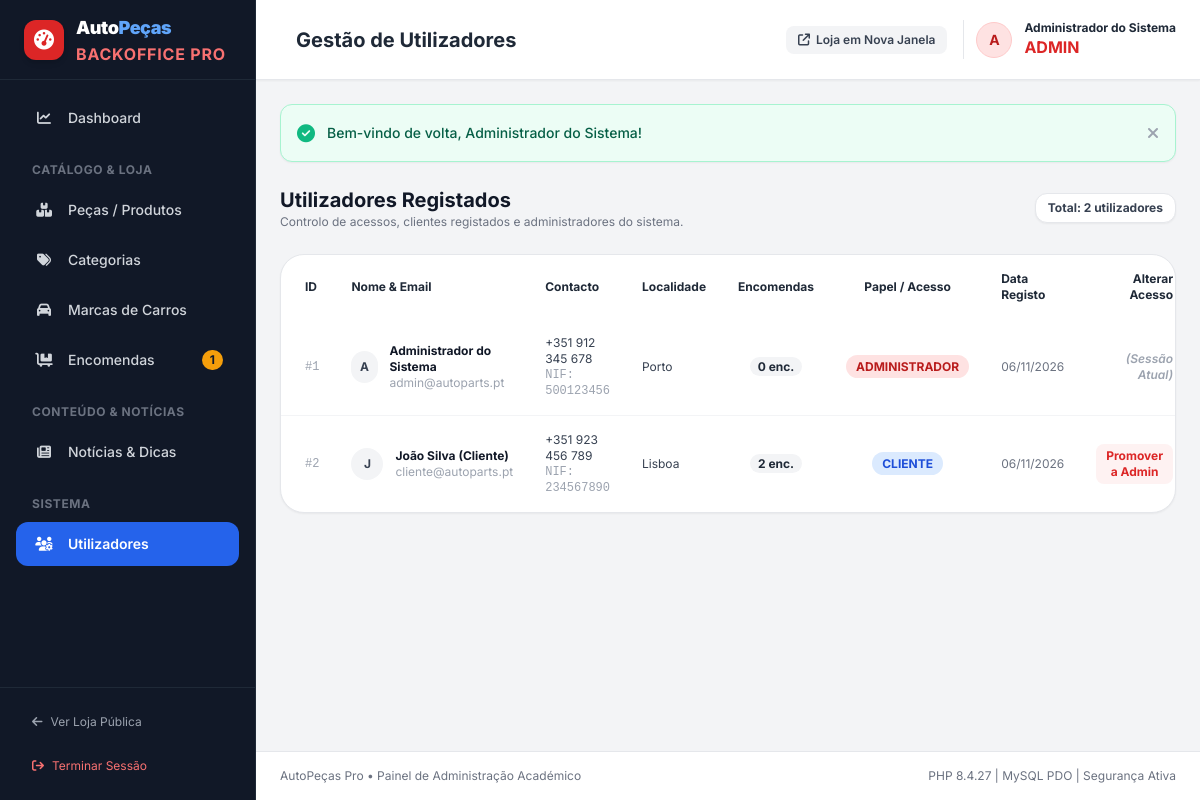
The page /admin/users.php (signed in) on the database its author committed.
### tables this page shows
CREATE TABLE `users` (
  `id` INT AUTO_INCREMENT PRIMARY KEY,
  `name` VARCHAR(100) NOT NULL,
  `email` VARCHAR(150) NOT NULL UNIQUE,
  `password` VARCHAR(255) NOT NULL,
  `role` ENUM('admin', 'customer') NOT NULL DEFAULT 'customer',
  `phone` VARCHAR(30) NULL,
  `nif` VARCHAR(20) NULL,
  `address` VARCHAR(255) NULL,
  `postal_code` VARCHAR(20) NULL,
  `city` VARCHAR(100) NULL,
  `created_at` TIMESTAMP DEFAULT CURRENT_TIMESTAMP,
  `updated_at` TIMESTAMP DEFAULT CURRENT_TIMESTAMP ON UPDATE CURRENT_TIMESTAMP,
  INDEX `idx_users_email` (`email`),
  INDEX `idx_users_role` (`role`)
);

### includes/functions.php (called while the page is built, shortened)
<?php
require_once __DIR__ . '/../config/config.php';
function e(?string $string): string {
    return htmlspecialchars($string ?? '', ENT_QUOTES, 'UTF-8');
}
function format_date(string $datetime, bool $includeTime = false): string {
    $timestamp = strtotime($datetime);
    return date('d/m/Y', $timestamp);
}

### includes/auth.php (called while the page is built, shortened)
<?php
require_once __DIR__ . '/../config/config.php';
function is_logged_in(): bool {
    return !empty($_SESSION['user']) && !empty($_SESSION['user']['id']);
}
function current_user(): ?array {
    return is_logged_in() ? $_SESSION['user'] : null;
}

### config/config.php (called while the page is built, shortened)
<?php
function url(string $path = ''): string {
    $path = ltrim($path, '/');
    return BASE_URL . '/' . $path;
}

### admin/users.php (the view, shortened to what this page needs)
<?php
require_once __DIR__ . '/../includes/admin_header.php';
$stmt = $db->query("
    SELECT u.*, COUNT(o.id) AS orders_count
    FROM users u
    LEFT JOIN orders o ON o.user_id = u.id
    GROUP BY u.id
    ORDER BY u.id ASC
");
$allUsers = $stmt->fetchAll();
?>
<div class="space-y-6">
    <div class="flex flex-col sm:flex-row sm:items-center justify-between gap-4">
        <div>
            <h2 class="text-xl font-bold text-gray-900">Utilizadores Registados</h2>
            <p class="text-xs text-gray-500">Controlo de acessos, clientes registados e administradores do sistema.</p>
        </div>
        <span class="text-xs font-bold bg-white border border-gray-200 px-3 py-1.5 rounded-xl text-gray-700 shadow-sm">
            Total: <?= count($allUsers) ?> utilizadores
        </span>
    </div>
    <div class="bg-white rounded-3xl border border-gray-200 shadow-sm overflow-hidden">
        <div class="overflow-x-auto">
            <table class="w-full text-left text-xs table-admin">
                <thead>
                    <tr>
                        <th class="p-4 pl-6">ID</th>
                        <th class="p-4">Nome & Email</th>
                        <th class="p-4">Contacto</th>
                        <th class="p-4">Localidade</th>
                        <th class="p-4 text-center">Encomendas</th>
                        <th class="p-4 text-center">Papel / Acesso</th>
                        <th class="p-4">Data Registo</th>
                        <th class="p-4 pr-6 text-right">Alterar Acesso</th>
                    </tr>
                </thead>
                <tbody class="divide-y divide-gray-100 text-gray-700">
                    <?php foreach ($allUsers as $u): ?>
                        <tr>
                            <td class="p-4 pl-6 font-mono text-gray-400">#<?= $u['id'] ?></td>
                            <td class="p-4">
                                <div class="flex items-center space-x-3">
                                    <div class="w-8 h-8 rounded-full bg-gray-100 text-gray-700 font-bold flex items-center justify-center text-xs">
                                        <?= strtoupper(substr($u['name'], 0, 1)) ?>
                                    </div>
                                    <div>
                                        <span class="font-bold text-gray-900 block"><?= e($u['name']) ?></span>
                                        <span class="text-gray-400 text-[11px]"><?= e($u['email']) ?></span>
                                    </div>
                                </div>
                            </td>
                            <td class="p-4">
                                <?= e($u['phone'] ?: 'N/A') ?>
                                <?php if (!empty($u['nif'])): ?>
                                    <span class="text-[10px] text-gray-400 font-mono block">NIF: <?= e($u['nif']) ?></span>
                                <?php endif; ?>
                            </td>
                            <td class="p-4">
                                <?= e($u['city'] ?: 'N/A') ?>
                            </td>
                            <td class="p-4 text-center font-bold">
                                <span class="bg-gray-100 text-gray-800 px-2 py-0.5 rounded-full text-[10px]">
                                    <?= $u['orders_count'] ?> enc.
                                </span>
                            </td>
                            <td class="p-4 text-center">
                                <?php if ($u['role'] === 'admin'): ?>
                                    <span class="bg-red-100 text-red-700 font-bold px-2.5 py-1 rounded-full text-[10px] uppercase">
                                        Administrador
                                    </span>
                                <?php else: ?>
                                    <span class="bg-blue-100 text-blue-700 font-bold px-2.5 py-1 rounded-full text-[10px] uppercase">
                                        Cliente
                                    </span>
                                <?php endif; ?>
                            </td>
                            <td class="p-4 text-gray-500">
                                <?= format_date($u['created_at']) ?>
                            </td>
                            <td class="p-4 pr-6 text-right">
                                <?php if ($u['id'] == $currentUser['id']): ?>
                                    <span class="text-gray-400 text-[11px] italic font-semibold">(Sessão Atual)</span>
                                <?php else: ?>
                                    <form action="<?= url('admin/users.php') ?>" method="POST" class="inline">
                                        <?php if ($u['role'] === 'admin'): ?>
                                            <button type="submit" class="bg-gray-100 hover:bg-gray-200 text-gray-700 px-2.5 py-1 rounded-lg font-bold text-[11px] transition confirm-action" data-confirm="Tem a certeza que deseja remover os privilégios de Administrador a este utilizador?">
                                                Mudar para Cliente
                                            </button>
                                        <?php else: ?>
                                            <button type="submit" class="bg-red-50 hover:bg-red-600 hover:text-white text-red-600 px-2.5 py-1 rounded-lg font-bold text-[11px] transition confirm-action" data-confirm="Tem a certeza que deseja promover este utilizador a Administrador do Sistema?">
                                                Promover a Admin
                                            </button>
                                        <?php endif; ?>
                                    </form>
                                <?php endif; ?>
                            </td>
                        </tr>
                    <?php endforeach; ?>
                </tbody>
            </table>
        </div>
    </div>
</div>
<?php require_once __DIR__ . '/../includes/admin_footer.php'; ?>

### assets/css/style.css (style rules this page uses)
:root { --turbo-orange: #ff5722; --turbo-red: #ff1744; --turbo-yellow: #ffc107; --neon-blue: #00d2ff; --neon-green: #00e676; --dark-carbon: #090d16; --dark-card: #111827; }
body { font-family: 'Inter', system-ui, -apple-system, sans-serif; background-color: #0b0f19; color: #e2e8f0; overflow-x: hidden; }

### rows shown on the page
users: id "1", name "A", name "Administrador do Sistema", email "admin@autoparts.pt", phone "+351 912 345 678", nif "500123456", city "Porto", orders_count "0", role "ADMINISTRADOR", created_at "06/11/2026", shows "(Sessão Atual)"
users: id "2", name "J", name "João Silva (Cliente)", email "cliente@autoparts.pt", phone "+351 923 456 789", nif "234567890", city "Lisboa", orders_count "2", role "CLIENTE", created_at "06/11/2026"

### other values the page prints
$pendingOrdersCount "1"
$pageTitle "Gestão de Utilizadores"
substr($currentUser['name'], 0, 1) "A"
$currentUser['name'] "Administrador do Sistema"
$flash['message'] "Bem-vindo de volta, Administrador do Sistema!"
count($allUsers) "2"
phpversion() "8.4.27"
